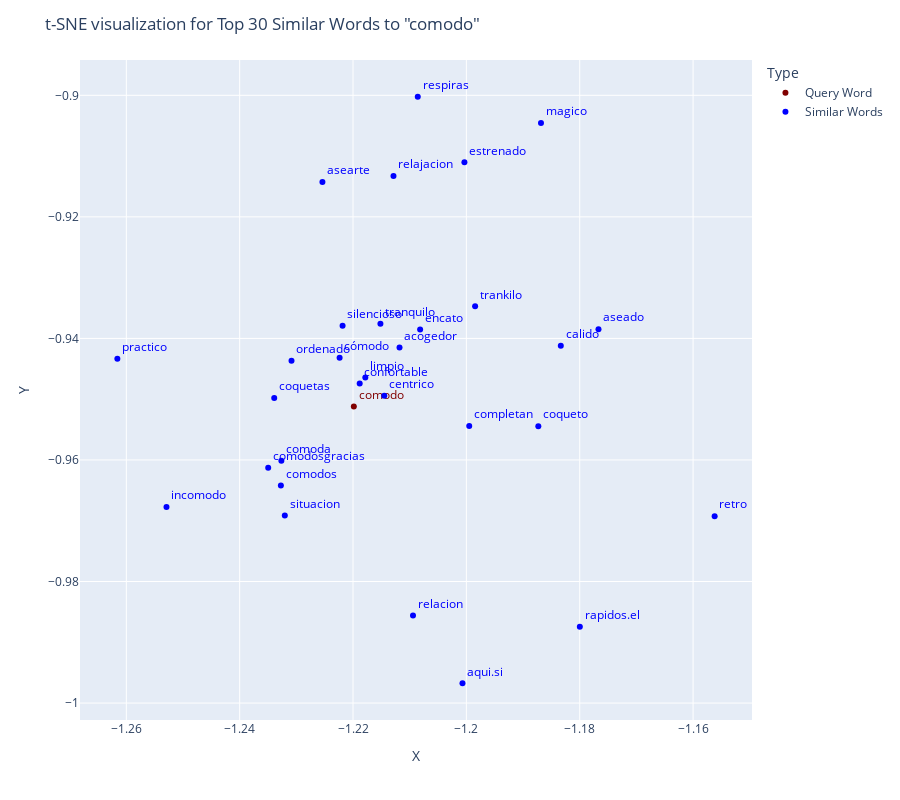

Notebook code for this chart:
### Code cell
comodo_fig.show()

### Figure 1 — Plotly figure (JSON) as saved in the notebook; plotly's stock layout.template omitted (floating-point values rounded to 4 significant figures)
{"data": [{"hovertemplate": "Type=Query Word<br>X=%{x}<br>Y=%{y}<br>label=%{text}<extra></extra>", "legendgroup": "Query Word", "marker": {"color": "maroon", "symbol": "circle"}, "mode": "markers+text", "name": "Query Word", "orientation": "v", "showlegend": true, "text": ["comodo"], "textfont": {"color": "maroon"}, "textposition": "top right", "type": "scatter", "x": [-1.22], "xaxis": "x", "y": [-0.9512], "yaxis": "y"}, {"hovertemplate": "Type=Similar Words<br>X=%{x}<br>Y=%{y}<br>label=%{text}<extra></extra>", "legendgroup": "Similar Words", "marker": {"color": "blue", "symbol": "circle"}, "mode": "markers+text", "name": "Similar Words", "orientation": "v", "showlegend": true, "text": ["comodos", "incomodo", "comodosgracias", "cómodo", "trankilo", "rapidos.el", "centrico", "ordenado", "coqueto", "limpio", "confortable", "comoda", "situacion", "calido", "coquetas", "practico", "acogedor", "respiras", "estrenado", "silencioso", "encato", "relajacion", "asearte", "aseado", "completan", "tranquilo", "magico", "aqui.si", "relacion", "retro"], "textfont": {"color": "blue"}, "textposition": "top right", "type": "scatter", "x": [-1.233, -1.253, -1.235, -1.222, -1.198, -1.18, -1.214, -1.231, -1.187, -1.218, -1.219, -1.233, -1.232, -1.183, -1.234, -1.262, -1.212, -1.209, -1.2, -1.222, -1.208, -1.213, -1.225, -1.177, -1.199, -1.215, -1.187, -1.201, -1.209, -1.156], "xaxis": "x", "y": [-0.9642, -0.9677, -0.9613, -0.9432, -0.9347, -0.9874, -0.9495, -0.9437, -0.9545, -0.9464, -0.9474, -0.9601, -0.9691, -0.9412, -0.9498, -0.9433, -0.9415, -0.9002, -0.911, -0.9379, -0.9385, -0.9133, -0.9143, -0.9385, -0.9544, -0.9376, -0.9046, -0.9967, -0.9856, -0.9693], "yaxis": "y"}], "layout": {"height": 800, "legend": {"title": {"text": "Type"}, "tracegroupgap": 0}, "margin": {"t": 60}, "title": {"text": "t-SNE visualization for Top 30 Similar Words to \"comodo\""}, "xaxis": {"anchor": "y", "domain": [0, 1], "title": {"text": "X"}}, "yaxis": {"anchor": "x", "domain": [0, 1], "title": {"text": "Y"}}}}
